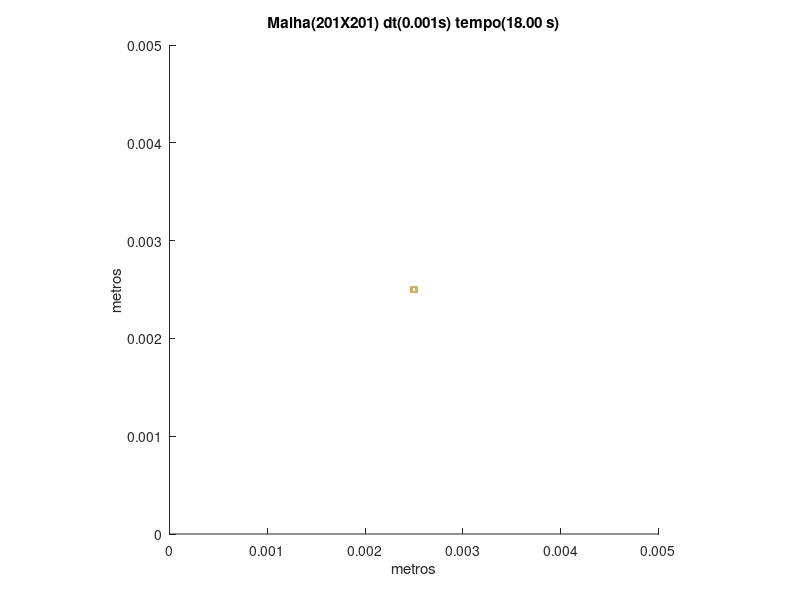

MATLAB code to generate this figure:
set (gca,'PlotBoxAspectRatio',[1 1 1],'Xlim',[0,0.005],'Ylim',[0,0.005])
hold on
title('Malha(201X201) dt(0.001s) tempo(18.00 s)')
hold on
ylabel('metros')
hold on
xlabel('metros')
hold on

fill([0.00246268656716418 0.00246268656716418 0.00248756218905473 0.00248756218905473],[0.00246268656716418 0.00248756218905473 0.00248756218905473 0.00246268656716418],[0.8,0.7,0.4],'LineStyle','none')

fill([0.00248756218905473 0.00248756218905473 0.00251243781094527 0.00251243781094527],[0.00246268656716418 0.00248756218905473 0.00248756218905473 0.00246268656716418],[0.8,0.7,0.4],'LineStyle','none')

fill([0.00251243781094527 0.00251243781094527 0.00253731343283582 0.00253731343283582],[0.00246268656716418 0.00248756218905473 0.00248756218905473 0.00246268656716418],[0.8,0.7,0.4],'LineStyle','none')

fill([0.00246268656716418 0.00246268656716418 0.00248756218905473 0.00248756218905473],[0.00248756218905473 0.00251243781094527 0.00251243781094527 0.00248756218905473],[0.8,0.7,0.4],'LineStyle','none')

fill([0.00251243781094527 0.00251243781094527 0.00253731343283582 0.00253731343283582],[0.00248756218905473 0.00251243781094527 0.00251243781094527 0.00248756218905473],[0.8,0.7,0.4],'LineStyle','none')

fill([0.00246268656716418 0.00246268656716418 0.00248756218905473 0.00248756218905473],[0.00251243781094527 0.00253731343283582 0.00253731343283582 0.00251243781094527],[0.8,0.7,0.4],'LineStyle','none')

fill([0.00248756218905473 0.00248756218905473 0.00251243781094527 0.00251243781094527],[0.00251243781094527 0.00253731343283582 0.00253731343283582 0.00251243781094527],[0.8,0.7,0.4],'LineStyle','none')

fill([0.00251243781094527 0.00251243781094527 0.00253731343283582 0.00253731343283582],[0.00251243781094527 0.00253731343283582 0.00253731343283582 0.00251243781094527],[0.8,0.7,0.4],'LineStyle','none')
